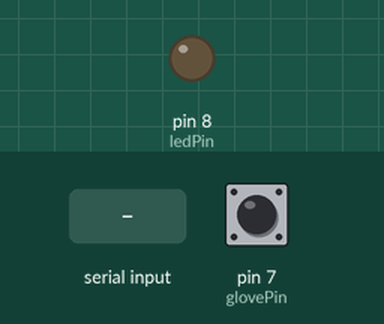
The sketch below on a simulated Arduino Uno, built with avr-gcc and run on an emulated ATmega328P. Parts: output pins drawn as LEDs (lit = HIGH). The inputs (shaded band) are chosen by the test bench; at power-on: pin 7 (glovePin) HIGH. What the sketch prints to the serial monitor is not drawn.

Above: at 1.2 s.
1.3 s: "1" received over Serial
At 2.5 s:
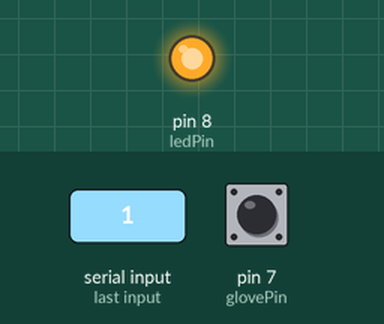
2.8 s: "0" received over Serial
At 4.1 s:
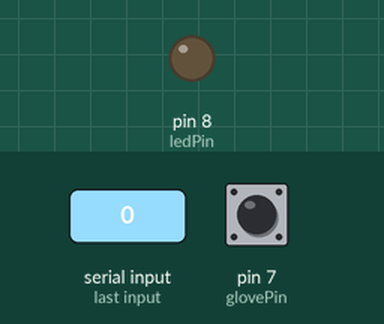
Timing chart, 0 to 5.8 s (numbered marks = the images above; inputs shaded):
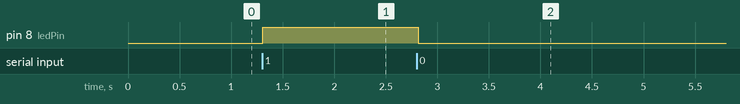

Measured:
- after the input at 1.3 s, pin 8 (ledPin): LOW → HIGH at once
- after the input at 2.8 s, pin 8 (ledPin): HIGH → LOW at once

The sketch:

final.ino
```cpp
//input from copper tapes
const int glovePin = 7;
const int ledPin = 8;

void setup() {
  pinMode(glovePin, INPUT_PULLUP);
  pinMode(ledPin, OUTPUT);
  Serial.begin(9600);
}

void loop() {
  //should read 1 if tapes are touching
  //causing spidey to jump in p5
  //0 if not
  int glove = digitalRead(glovePin) == LOW ? 1 : 0;
  Serial.println(glove);

  //p5 to arduino
  //when spidey jumps, led turns on
  if (Serial.available()) {
    char cmd = Serial.read();
    if (cmd == '1') digitalWrite(ledPin, HIGH);
    if (cmd == '0') digitalWrite(ledPin, LOW);
  }

  delay(20);
}
```
